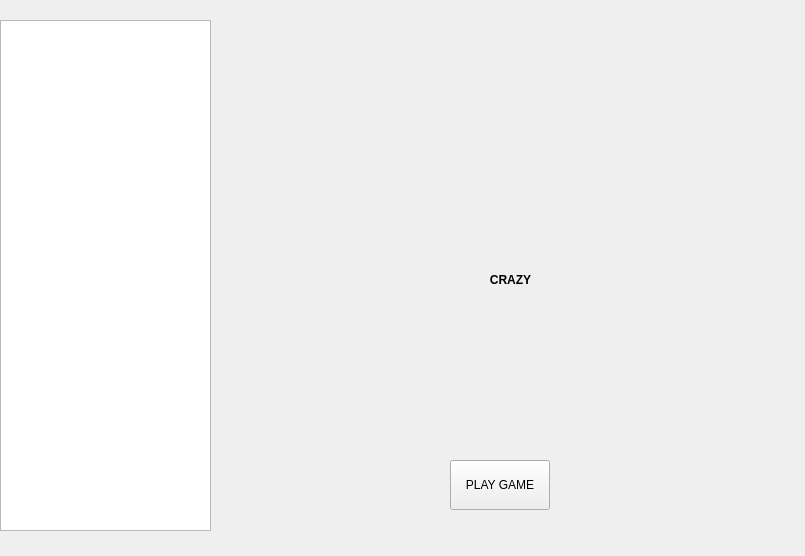
<?xml version="1.0" encoding="UTF-8"?>
<ui version="4.0">
 <class>CloudGaming</class>
 <widget class="QDialog" name="CloudGaming">
  <property name="geometry">
   <rect>
    <x>0</x>
    <y>0</y>
    <width>805</width>
    <height>556</height>
   </rect>
  </property>
  <property name="windowTitle">
   <string>Dialog</string>
  </property>
  <widget class="QStackedWidget" name="gameInterface">
   <property name="geometry">
    <rect>
     <x>0</x>
     <y>0</y>
     <width>805</width>
     <height>556</height>
    </rect>
   </property>
   <property name="currentIndex">
    <number>3</number>
   </property>
   <widget class="QWidget" name="introScreen"/>
   <widget class="QWidget" name="gameMenu">
    <widget class="QLabel" name="catanImage">
     <property name="geometry">
      <rect>
       <x>250</x>
       <y>100</y>
       <width>150</width>
       <height>150</height>
      </rect>
     </property>
     <property name="styleSheet">
      <string notr="true"/>
     </property>
     <property name="text">
      <string>Settlers of Catan</string>
     </property>
    </widget>
    <widget class="QLabel" name="crazyImage">
     <property name="geometry">
      <rect>
       <x>490</x>
       <y>100</y>
       <width>150</width>
       <height>150</height>
      </rect>
     </property>
     <property name="text">
      <string>Crazy</string>
     </property>
    </widget>
    <widget class="QLabel" name="onlineLabel">
     <property name="geometry">
      <rect>
       <x>0</x>
       <y>0</y>
       <width>180</width>
       <height>40</height>
      </rect>
     </property>
     <property name="text">
      <string>          Online Users</string>
     </property>
    </widget>
    <widget class="QPushButton" name="joinCatan">
     <property name="geometry">
      <rect>
       <x>270</x>
       <y>310</y>
       <width>80</width>
       <height>30</height>
      </rect>
     </property>
     <property name="text">
      <string>JOIN</string>
     </property>
    </widget>
    <widget class="QPushButton" name="joinCrazy">
     <property name="geometry">
      <rect>
       <x>520</x>
       <y>310</y>
       <width>80</width>
       <height>30</height>
      </rect>
     </property>
     <property name="text">
      <string>JOIN</string>
     </property>
    </widget>
    <widget class="QLabel" name="label_3">
     <property name="geometry">
      <rect>
       <x>310</x>
       <y>20</y>
       <width>151</width>
       <height>16</height>
      </rect>
     </property>
     <property name="text">
      <string/>
     </property>
    </widget>
    <widget class="QListWidget" name="online">
     <property name="geometry">
      <rect>
       <x>0</x>
       <y>60</y>
       <width>181</width>
       <height>411</height>
      </rect>
     </property>
    </widget>
    <widget class="QLabel" name="backRight">
     <property name="geometry">
      <rect>
       <x>410</x>
       <y>0</y>
       <width>396</width>
       <height>556</height>
      </rect>
     </property>
     <property name="styleSheet">
      <string notr="true"/>
     </property>
     <property name="text">
      <string/>
     </property>
    </widget>
    <widget class="QLabel" name="backLeft">
     <property name="geometry">
      <rect>
       <x>0</x>
       <y>0</y>
       <width>410</width>
       <height>556</height>
      </rect>
     </property>
     <property name="styleSheet">
      <string notr="true">background-image: url(:/new/Images/Images/fuschia.png);</string>
     </property>
     <property name="text">
      <string/>
     </property>
    </widget>
    <zorder>backLeft</zorder>
    <zorder>backRight</zorder>
    <zorder>catanImage</zorder>
    <zorder>crazyImage</zorder>
    <zorder>onlineLabel</zorder>
    <zorder>joinCatan</zorder>
    <zorder>joinCrazy</zorder>
    <zorder>label_3</zorder>
    <zorder>online</zorder>
   </widget>
   <widget class="QWidget" name="catanLobby">
    <widget class="QListWidget" name="listWidget">
     <property name="geometry">
      <rect>
       <x>0</x>
       <y>20</y>
       <width>211</width>
       <height>511</height>
      </rect>
     </property>
    </widget>
    <widget class="QLabel" name="catanPic">
     <property name="geometry">
      <rect>
       <x>219</x>
       <y>9</y>
       <width>581</width>
       <height>541</height>
      </rect>
     </property>
     <property name="text">
      <string>&lt;html&gt;&lt;head/&gt;&lt;body&gt;&lt;p align=&quot;center&quot;&gt;&lt;span style=&quot; font-weight:600;&quot;&gt;CATAN&lt;/span&gt;&lt;/p&gt;&lt;/body&gt;&lt;/html&gt;</string>
     </property>
    </widget>
    <widget class="QPushButton" name="playCatan">
     <property name="geometry">
      <rect>
       <x>450</x>
       <y>460</y>
       <width>100</width>
       <height>50</height>
      </rect>
     </property>
     <property name="text">
      <string>Play Game</string>
     </property>
    </widget>
    <widget class="QLabel" name="catanBackground">
     <property name="geometry">
      <rect>
       <x>0</x>
       <y>0</y>
       <width>805</width>
       <height>556</height>
      </rect>
     </property>
     <property name="text">
      <string/>
     </property>
    </widget>
    <zorder>catanBackground</zorder>
    <zorder>listWidget</zorder>
    <zorder>catanPic</zorder>
    <zorder>playCatan</zorder>
   </widget>
   <widget class="QWidget" name="crazyLobby">
    <widget class="QListWidget" name="listWidget_2">
     <property name="geometry">
      <rect>
       <x>0</x>
       <y>20</y>
       <width>211</width>
       <height>511</height>
      </rect>
     </property>
    </widget>
    <widget class="QLabel" name="crazyPic">
     <property name="geometry">
      <rect>
       <x>220</x>
       <y>10</y>
       <width>581</width>
       <height>541</height>
      </rect>
     </property>
     <property name="text">
      <string>&lt;html&gt;&lt;head/&gt;&lt;body&gt;&lt;p align=&quot;center&quot;&gt;&lt;span style=&quot; font-weight:600;&quot;&gt;CRAZY&lt;/span&gt;&lt;/p&gt;&lt;/body&gt;&lt;/html&gt;</string>
     </property>
    </widget>
    <widget class="QPushButton" name="playCrazy">
     <property name="geometry">
      <rect>
       <x>450</x>
       <y>460</y>
       <width>100</width>
       <height>50</height>
      </rect>
     </property>
     <property name="text">
      <string>PLAY GAME</string>
     </property>
    </widget>
    <widget class="QLabel" name="crazyBackground">
     <property name="geometry">
      <rect>
       <x>0</x>
       <y>0</y>
       <width>805</width>
       <height>556</height>
      </rect>
     </property>
     <property name="text">
      <string/>
     </property>
    </widget>
    <zorder>crazyBackground</zorder>
    <zorder>listWidget_2</zorder>
    <zorder>crazyPic</zorder>
    <zorder>playCrazy</zorder>
   </widget>
  </widget>
 </widget>
 <resources/>
 <connections/>
</ui>
